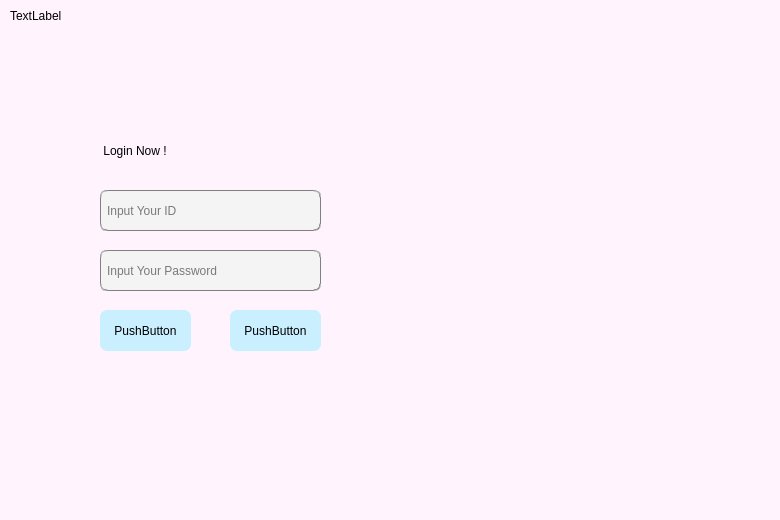
<?xml version="1.0" encoding="UTF-8"?>
<ui version="4.0">
 <class>Form</class>
 <widget class="QWidget" name="Form">
  <property name="geometry">
   <rect>
    <x>0</x>
    <y>0</y>
    <width>780</width>
    <height>520</height>
   </rect>
  </property>
  <property name="windowTitle">
   <string>Form</string>
  </property>
  <property name="styleSheet">
   <string notr="true">background-color: rgb(255, 243, 254);</string>
  </property>
  <widget class="QLabel" name="image">
   <property name="geometry">
    <rect>
     <x>440</x>
     <y>90</y>
     <width>311</width>
     <height>301</height>
    </rect>
   </property>
   <property name="text">
    <string/>
   </property>
  </widget>
  <widget class="QLabel" name="label">
   <property name="geometry">
    <rect>
     <x>10</x>
     <y>0</y>
     <width>121</width>
     <height>31</height>
    </rect>
   </property>
   <property name="text">
    <string>TextLabel</string>
   </property>
  </widget>
  <widget class="QLabel" name="label_2">
   <property name="geometry">
    <rect>
     <x>100</x>
     <y>130</y>
     <width>211</width>
     <height>41</height>
    </rect>
   </property>
   <property name="styleSheet">
    <string notr="true">font: 87 20pt &quot;华文中宋&quot;;
color: rgb(0, 0, 0);
background-color: rgb(255, 243, 254);</string>
   </property>
   <property name="text">
    <string> Login Now !</string>
   </property>
  </widget>
  <widget class="QLineEdit" name="lineEdit">
   <property name="geometry">
    <rect>
     <x>100</x>
     <y>190</y>
     <width>221</width>
     <height>41</height>
    </rect>
   </property>
   <property name="styleSheet">
    <string notr="true">background-color: rgb(244, 244, 244);
border:1px groove gray;border-radius:
7px;padding:2px 4px;
font: 10pt &quot;华文中宋&quot;;</string>
   </property>
   <property name="placeholderText">
    <string>Input Your ID</string>
   </property>
  </widget>
  <widget class="QLineEdit" name="lineEdit_2">
   <property name="geometry">
    <rect>
     <x>100</x>
     <y>250</y>
     <width>221</width>
     <height>41</height>
    </rect>
   </property>
   <property name="styleSheet">
    <string notr="true">background-color: rgb(244, 244, 244);
border:1px groove gray;border-radius:
7px;padding:2px 4px;
font: 10pt &quot;华文中宋&quot;;</string>
   </property>
   <property name="echoMode">
    <enum>QLineEdit::Password</enum>
   </property>
   <property name="placeholderText">
    <string>Input Your Password</string>
   </property>
  </widget>
  <widget class="QPushButton" name="pushButton">
   <property name="geometry">
    <rect>
     <x>100</x>
     <y>310</y>
     <width>91</width>
     <height>41</height>
    </rect>
   </property>
   <property name="styleSheet">
    <string notr="true">font: 10pt &quot;华文中宋&quot;;
background-color: rgb(85, 170, 255);
background-color: rgb(255, 255, 255);
border:0px groove gray;border-radius:
7px;padding:2px 4px;
background-color: rgb(202, 239, 255);
color: rgb(0, 0, 0);</string>
   </property>
   <property name="text">
    <string>PushButton</string>
   </property>
  </widget>
  <widget class="QPushButton" name="pushButton_2">
   <property name="geometry">
    <rect>
     <x>230</x>
     <y>310</y>
     <width>91</width>
     <height>41</height>
    </rect>
   </property>
   <property name="styleSheet">
    <string notr="true">font: 10pt &quot;华文中宋&quot;;
background-color: rgb(85, 170, 255);
background-color: rgb(255, 255, 255);
border:0px groove gray;border-radius:
7px;padding:2px 4px;
background-color: rgb(202, 239, 255);
color: rgb(0, 0, 0);</string>
   </property>
   <property name="text">
    <string>PushButton</string>
   </property>
  </widget>
 </widget>
 <resources/>
 <connections/>
</ui>
